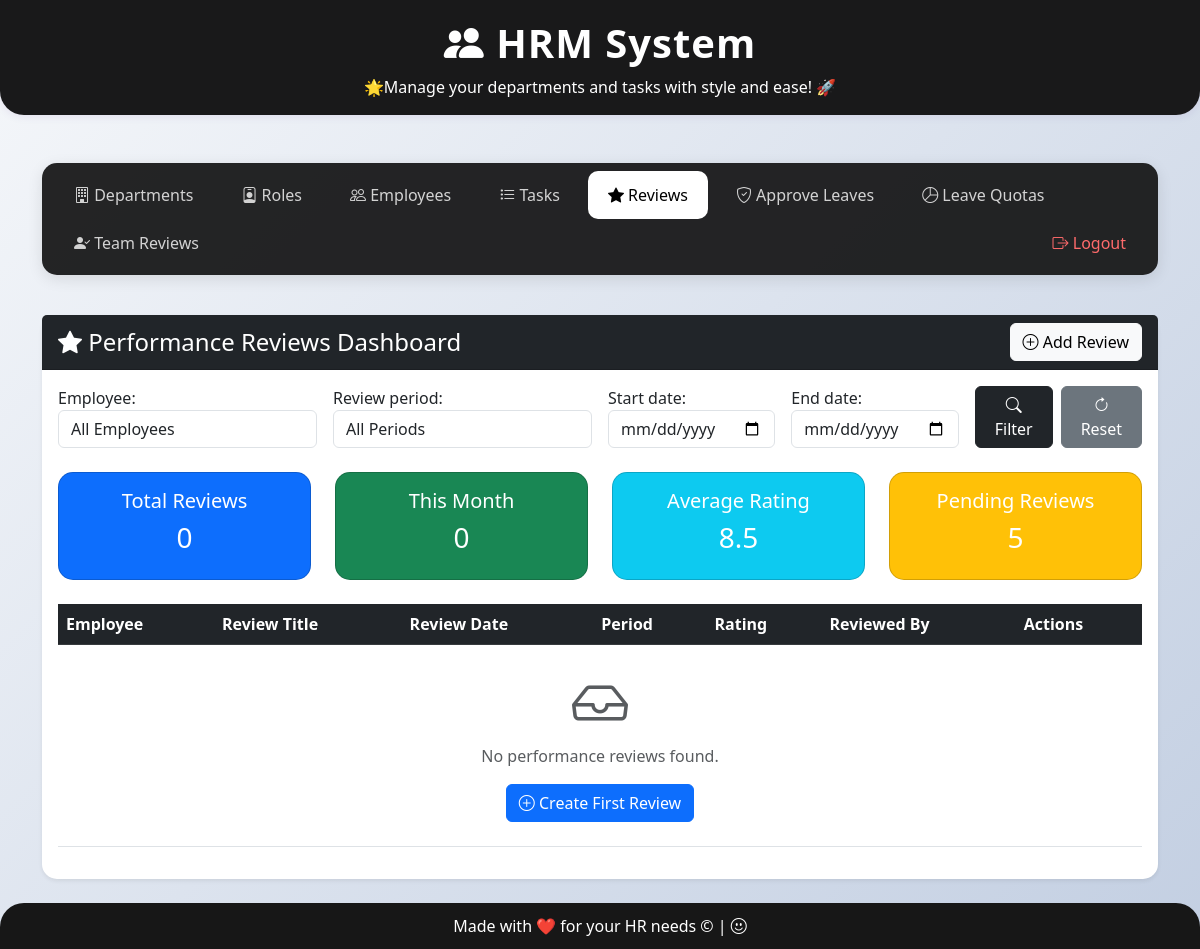
The page /departments/reviews/ (signed in) on the database as committed earlier.
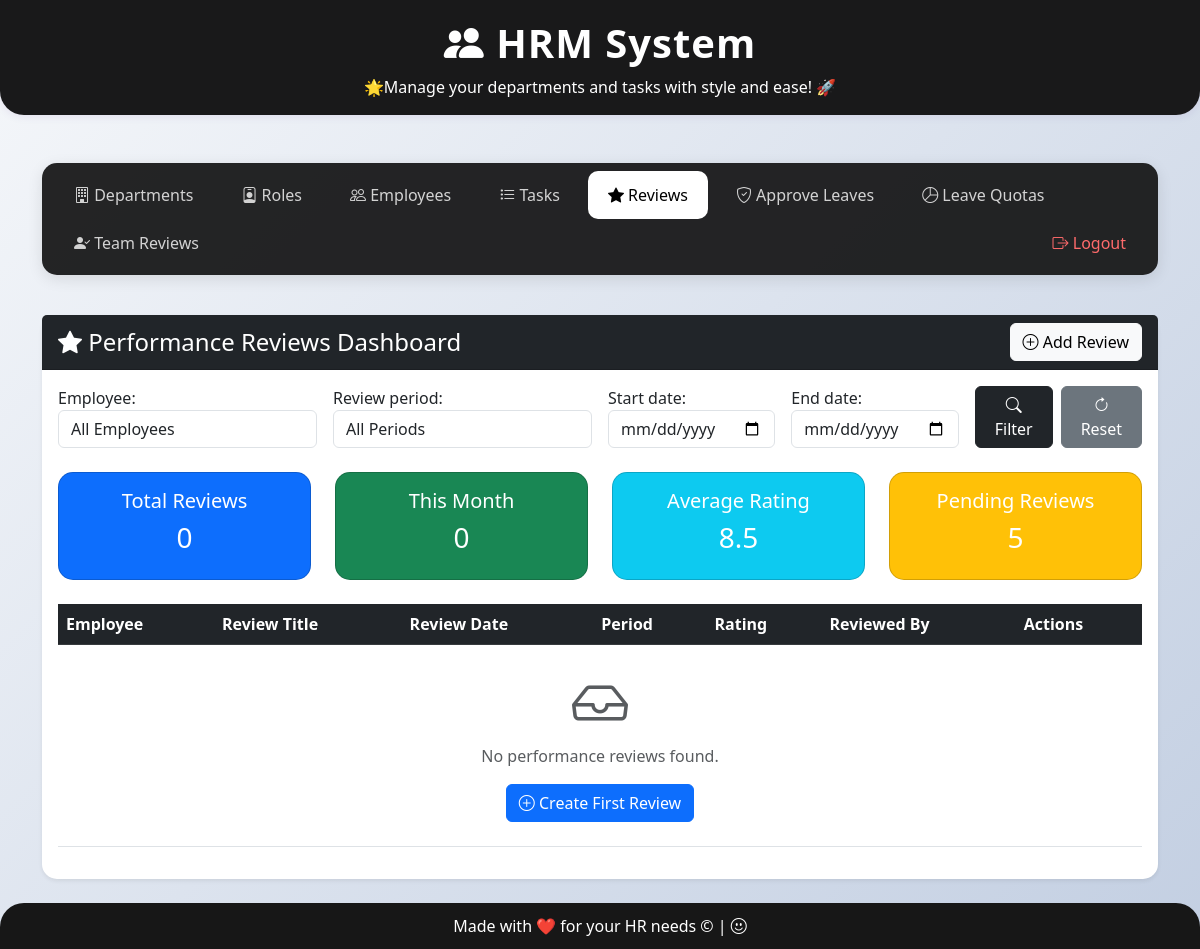
The same page on the database as committed later.
### department/models.py (models this page shows)
class Employee(models.Model):
    employee_id = models.AutoField(primary_key=True)
    first_name = models.CharField(max_length=100)
    last_name = models.CharField(max_length=100)
    username = models.CharField(max_length=100, unique=True)
    password = models.CharField(max_length=100)
    email = models.EmailField(max_length=100, unique=True)
    mobile = models.CharField(max_length=100)
    date_of_joining = models.DateField()
    created_at = models.DateTimeField(auto_now_add=True)
    updated_at = models.DateTimeField(auto_now=True)
    dept = models.ForeignKey(Department, null=True, on_delete=models.SET_NULL)
    role = models.ForeignKey(Role, null=True, on_delete=models.SET_NULL)
    reporting_manager = models.ForeignKey('self', null=True, blank=True, on_delete=models.SET_NULL)
    def __str__(self):
        return f"{self.first_name} {self.last_name}"

### department/views.py (the view, shortened to what this page needs)
# urls.py: path('reviews/', views.review_dashboard, name='review_dashboard'),
def review_dashboard(request):
    if request.user.is_authenticated and request.user.is_superuser:
        reviews = PerformanceReview.objects.all().order_by('-review_date')
    filter_form = PerformanceReviewFilterForm(request.GET, user=request.user)
    if filter_form.is_valid():
        if filter_form.cleaned_data.get('employee'):
            reviews = reviews.filter(employee=filter_form.cleaned_data['employee'])
        if filter_form.cleaned_data.get('review_period'):
            reviews = reviews.filter(review_period=filter_form.cleaned_data['review_period'])
        if filter_form.cleaned_data.get('start_date'):
            reviews = reviews.filter(review_date__gte=filter_form.cleaned_data['start_date'])
        if filter_form.cleaned_data.get('end_date'):
            reviews = reviews.filter(review_date__lte=filter_form.cleaned_data['end_date'])
    paginator = Paginator(reviews, 10)
    page_number = request.GET.get('page')
    page_obj = paginator.get_page(page_number)
    context = {
        'page_obj': page_obj,
        'filter_form': filter_form,
        'total_reviews': reviews.count(),
    }
    if request.user.is_authenticated and request.user.is_superuser:
        return render(request, "review/admin_dashboard.html", context)
    else:
        return render(request, "review/employee_dashboard.html", context)

### templates/review/admin_dashboard.html (shortened to what the changed rows need)
{% extends 'base.html' %}
{% block content %}
<div class="row">
    <div class="col-12">
        <div class="card shadow-sm border-0 mb-4">
            <div class="card-body">
                <div class="row mb-4">
                    <div class="col-12">
                        <form method="get" class="row g-3">
                            <div class="col-md-3">
                                {{ filter_form.employee.label_tag }}
                                {{ filter_form.employee }}
                            </div>
                        </form>
                    </div>
                </div>
                <div class="table-responsive">
                    <table class="table table-hover">
                        <thead class="table-dark">
                            <tr>
                                <th>Employee</th>
                                <th>Review Title</th>
                                <th>Review Date</th>
                                <th>Period</th>
                                <th>Rating</th>
                                <th>Reviewed By</th>
                                <th>Actions</th>
                            </tr>
                        </thead>
                    </table>
                </div>
            </div>
        </div>
    </div>
</div>
{% endblock %}

Rows that differ between the two databases and show on the page:
added Employee: employee "All Employees"
Other text that changed with them:
form field employee: "All Employees" → (not shown)
